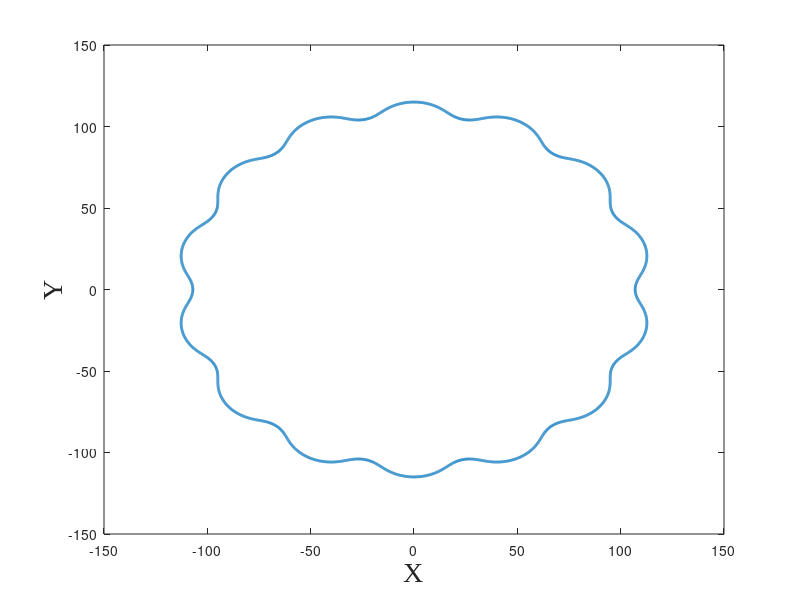

The MATLAB script that drew this image: (Note: this script raises an error after producing the figure.)

clear;
clc;
close all;


%%%%%%%%%%%%%%%%%%%%%%%%%%%%%%%%%%%%%%%%%%%%%%%%%%%%%%%%%%%%%%%%%%%%%%%%%%%%%%%%%%%%%%%%%%%%%%%%%%%%%%%%%%%%%%%%%%%%%%%%%%%%%%%%%%%%%%%%%%%%%%%%%%%%%%%%%%%%%%%%%%%%%%%%%%%%%%
%參數
%%%%%%%%%%%%%%%%%%%%%%%%%%%%%%%%%%%%%%%%%%%%%%%%%%%%%%%%%%%%%%%%%%%%%%%%%%%%%%%%%%%%%%%%%%%%%%%%%%%%%%%%%%%%%%%%%%%%%%%%%%%%%%

%       !!!!!!!!!!!!!!!!!!!  (R/(N*E)) > 1  !!!!!!!!!!!!!!!!!!!!!!

N = 15 ;%Number of rollers
Rr = 9 ;%Radius of the roller
R = 120 ;%Radius of the rollers PCD (Pitch Circle Diamater)
E =4 ;% Eccentricity - offset from input shaft to a cycloidal disk


%%%%%%%%%%%%%%%%%%%%%%%%%%%%%%%%%%%%%%%%%%%%%%%%%%%%%%%%%%%%%%%%%%%%%%%%%%%%%%%%%%%%%%%%%%%%%%%%%%%%%%%%%%%%%%%%%%%%%%%%%%%%%%%%%%%%%%%%%%%%%%%%%%%%%%%%%%%%%%%%%%%%%%%%%%%%%%
%作圖
%%%%%%%%%%%%%%%%%%%%%%%%%%%%%%%%%%%%%%%%%%%%%%%%%%%%%%%%%%%%%%%%%%%%%%%%%%%%%%%%%%%%%%%%%%%%%%%%%%%%%%%%%%%%%%%%%%%%%%%%%%%%%%


CUT = 10;%切割倍數
tick = 20;
SHOW = sprintf("N = %d, Rr = %d, R = %d, E = %d", N, Rr, R, E);


%%%%%%%%%%%%%%%%%%%%%%%%%%%%%%%%%%%%%%%%%%%%%%%%%%%%%%%%%%%%%%%%%%%%%%%%%%%%%%%%%%%%%%%%%%%%%%%%%%%%%%%%%%%%%%%%%%%%%%%%%%%%%%%%%%%%%%%%%%%%%%%%%%%%%%%%%%%%%%%%%%%%%%%%%%%%%%
%計算曲率中心和接觸點
%%%%%%%%%%%%%%%%%%%%%%%%%%%%%%%%%%%%%%%%%%%%%%%%%%%%%%%%%%%%%%%%%%%%%%%%%%%%%%%%%%%%%%%%%%%%%%%%%%%%%%%%%%%%%%%%%%%%%%%%%%%%%%

for i = 1 : 1 : ((360*CUT)+1)

    t(i) = i / (180*CUT) * pi;

    phi(i) = atan(sin((1-N)*t(i))/((R/(E*N))-cos((1-N)*t(i))));
   
    
    L(i) = (R^2+(E*N)^2-2*R*(E*N)*cos((1-N)*t(i)))^0.5 - Rr;

    X(i) = cos(N*t(i))*E*(N-1) + cos(t(i)+phi(i))*(L(i));
    Y(i) = -sin(N*t(i))*E*(N-1) - sin(t(i)+phi(i))*(L(i));

end


%%%%%%%%%%%%%%%%%%%%%%%%%%%%%%%%%%%%%%%%%%%%%%%%%%%%%%%%%%%%%%%%%%%%%%%%%%%%%%%%%%%%%%%%%%%%%%%%%%%%%%%%%%%%%%%%%%%%%%%%%%%%%%%%%%%%%%%%%%%%%%%%%%%%%%%%%%%%%%%%%%%%%%%%%%%%%%
%繪製擺線輪輪廓
%%%%%%%%%%%%%%%%%%%%%%%%%%%%%%%%%%%%%%%%%%%%%%%%%%%%%%%%%%%%%%%%%%%%%%%%%%%%%%%%%%%%%%%%%%%%%%%%%%%%%%%%%%%%%%%%%%%%%%%%%%%%%%


a = figure('Visible', 'on');
plot(X,Y,'LineWidth',2);
xlabel('X','fontname','Times New Roman','fontsize',20');
ylabel('Y','fontname','Times New Roman','fontsize',20');
title('擺線輪輪廓',SHOW);
axis equal;
xlim([-(R+2*Rr),(R+2*Rr)]);
ylim([-(R+2*Rr),(R+2*Rr)]);
xticks(-2*R:tick:2*R);
yticks(-2*R:tick:2*R);

box on;
grid on;
axis square;